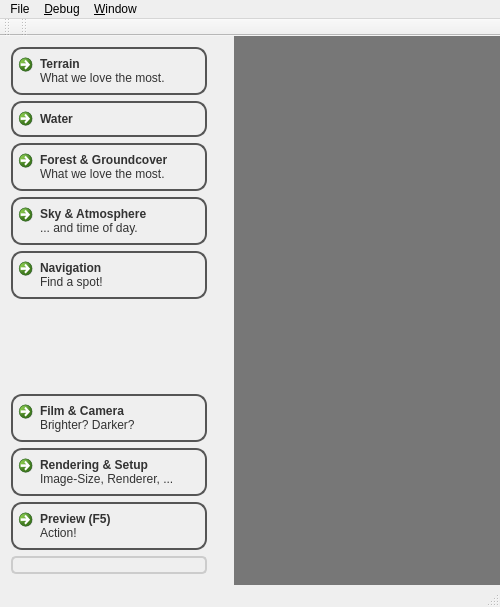
<?xml version="1.0" encoding="UTF-8"?>
<ui version="4.0">
 <class>MainWindow</class>
 <widget class="QMainWindow" name="MainWindow">
  <property name="geometry">
   <rect>
    <x>0</x>
    <y>0</y>
    <width>500</width>
    <height>607</height>
   </rect>
  </property>
  <property name="windowTitle">
   <string>picogen:CosyGui</string>
  </property>
  <property name="styleSheet">
   <string notr="true">#centralWidget {
background: qlineargradient(x1: 0, y1: 0, x2:0, y2: 1,
stop: 0 #b6b6b6, stop: 0.08 #8f8f8f,
stop: 0.4 #727272,
stop: 0.9 #5c5c5c, stop: 1 #434343);
}

QTextEdit {
background: qlineargradient(x1: 0, y1: 0, x2:1, y2: 1,
stop: 0 #655, stop: 1 #555);
color:white;
}
QAbstractSpinBox, QLineEdit, QComboBox {
background: qlineargradient(x1: 0, y1: 0, x2:1, y2: 0,
stop: 0 #655, stop: 1 #556);
color:white;
border:1px solid #fff;
border-radius:4px;
}

QComboBox {
selection-color: white;
selection-background-color: brown;
}

QComboBox QListView { /* the popup */
color: blue;
background-color: qlineargradient(x1: 0, y1: 0, x2:1, y2: 0,
stop: 0 #655, stop: 1 #556);
selection-color: gray;
selection-background-color: cyan;
}


QGroupBox {
background-color: qlineargradient(x1: 0, y1: 0, x2: 0, y2: 1,
stop: 0 rgba(135,135,135,255), stop: 1 rgba(155,155,155,255));
border: 2px solid #ccc;
border-radius: 5px;
margin-top: 2ex; /* leave space at the top for the title */
}
QGroupBox::title {
subcontrol-origin: margin;
subcontrol-position: top center; /* position at the top center */
color:white;
}
/* note that below is a hack, simply setting that to &quot;transparent&quot; does not give good results, so we set it equal to QGroupBox bg-color */
#scrollAreaWidgetContents {
background-color: qlineargradient(x1: 0, y1: 0, x2: 0, y2: 1,
stop: 0 rgba(135,135,135,255), stop: 1 rgba(155,155,155,255));
}




QPushButton {
color: #333;
border: 2px solid #555;
border-radius: 11px;
padding: 5px;
background: qradialgradient(cx: 0.3, cy: -0.4,
fx: 0.3, fy: -0.4,
radius: 1.35, stop: 0 #fff, stop: 1 #858080);
min-width: 80px;
}
QPushButton:hover {
background: qradialgradient(cx: 0.3, cy: -0.4,
fx: 0.3, fy: 0.4,
radius: 1.35, stop: 0 #ffe5d0, stop: 1 #888);
}
QPushButton:pressed {
background: qradialgradient(cx: 0.4, cy: -0.1,
fx: 0.4, fy: -0.1,
radius: 1.35, stop: 0 #fff, stop: 1 #ddd);
}
QPushButton:checked:hover {
background: qradialgradient(cx: 0.3, cy: -0.4,
fx: 0.3, fy: 0.4,
radius: 1.35,
stop: 0 #eee, stop: 1 #bbb);
}



/* Main Frame *************************************************/
#mainFrame {
background-color: #777;
}

#selectKind {
}
#selectKind QPushButton {
color: #333;
border: 2px solid #555;
border-radius: 11px;
padding: 5px;
background: qradialgradient(cx: 0.3, cy: -0.4,
fx: 0.3, fy: -0.4,
radius: 1.35, stop: 0 #fff, stop: 1 #859080);
min-width: 80px;
}
#selectKind QPushButton:hover {
background: qradialgradient(cx: 0.3, cy: -0.4,
fx: 0.3, fy: 0.4,
radius: 1.35, stop: 0 #ffe5d0, stop: 1 #888);
}
#selectKind QPushButton:pressed {
background: qradialgradient(cx: 0.4, cy: -0.1,
fx: 0.4, fy: -0.1,
radius: 1.35, stop: 0 #fff, stop: 1 #ddd);
}
#easyKind {
border: 2px solid #555;
border-radius: 11px;
border: none;
background: qlineargradient(x1: 0, y1: 0, x2:0, y2: 1,
stop: 0 #a6c6b6, stop: 0.08 #7f9f8f,
stop: 0.4 #628272,
stop: 0.9 #4c7c5c, stop: 1 #335343);
}
#toughKind{
border: 2px solid #555;
border-radius: 11px;
border: none;
background: qlineargradient(x1: 0, y1: 0, x2:0, y2: 1,
stop: 0 #c6a6b6, stop: 0.08 #9f7f8f,
stop: 0.4 #826272,
stop: 0.9 #6c4c5c, stop: 1 #533343);
}



/* Stash Frame *************************************************/
StashFrame {
max-height:32px;
min-height:32px;
border: none;
background: qlineargradient(x1: 0, y1: 0, x2:0, y2: 1,
stop: 0 #a6a6b6, stop: 0.08 #7f7f8f,
stop: 0.4 #626272,
stop: 0.9 #4c4c5c, stop: 1 #333343);
}
StashFrame QLabel {
font-weight: bold;
font-size:16px;
color:#ddd;
spacing:0px;
/*font:bold italic large;*/
}
StashFrame QPushButton {
color: #333;
border: 2px solid #555;
border-radius: 11px;
padding: 5px;
background: qradialgradient(cx: 0.3, cy: -0.4,
fx: 0.3, fy: -0.4,
radius: 1.35, stop: 0 #fff, stop: 1 #859080);
min-width: 80px;
}
StashFrame QPushButton:hover {
background: qradialgradient(cx: 0.3, cy: -0.4,
fx: 0.3, fy: 0.4,
radius: 1.35, stop: 0 #ffe5d0, stop: 1 #888);
}
StashFrame QPushButton:pressed {
background: qradialgradient(cx: 0.4, cy: -0.1,
fx: 0.4, fy: -0.1,
radius: 1.35, stop: 0 #fff, stop: 1 #ddd);
}
StashFrame QPushButton:checked:hover {
background: qradialgradient(cx: 0.3, cy: -0.4,
fx: 0.3, fy: 0.4,
radius: 1.35,
stop: 0 #fed, stop: 1 #bbb);
}



/* Navigation Frame *************************************************/
/* largely inspired by http://thesmithfam.org/blog/2009/09/17/qt-stylesheets-button-bar-tutorial/ */
#navigationFrame {
border: none;
background: qlineargradient(x1: 0, y1: 0, x2:0, y2: 1,
stop: 0 #868686, stop: 0.08 #6f6f6f,
stop: 0.4 #626262,
stop: 0.9 #4c4c4c, stop: 1 #333333);
}
#navigationFrame QPushButton {
color: #333;
border: 2px solid #555;
border-radius: 11px;
padding: 5px;
background: qradialgradient(cx: 0.3, cy: -0.4,
fx: 0.3, fy: -0.4,
radius: 1.35, stop: 0 #fff, stop: 1 #888);
min-width: 80px;
}
#navigationFrame QPushButton:checked {
color: #333;
border: 2px solid #555;
border-radius: 11px;
padding: 5px;
background: qradialgradient(cx: 0.3, cy: -0.4,
fx: 0.3, fy: 0.4,
radius: 1.35,
stop: 0 #efd, stop: 1 #888);
min-width: 80px;
}
#navigationFrame QPushButton:hover {
background: qradialgradient(cx: 0.3, cy: -0.4,
fx: 0.3, fy: -0.4,
radius: 1.35, stop: 0 #fff, stop: 1 #bbb);
}
#navigationFrame QPushButton:pressed {
background: qradialgradient(cx: 0.4, cy: -0.1,
fx: 0.4, fy: -0.1,
radius: 1.35, stop: 0 #fff, stop: 1 #ddd);
}
#navigationFrame QPushButton:checked:hover {
background: qradialgradient(cx: 0.3, cy: -0.4,
fx: 0.3, fy: 0.4,
radius: 1.35,
stop: 0 #efd, stop: 1 #bbb);
}



/* Sub Navigation Frame *************************************************/
/* largely inspired by http://thesmithfam.org/blog/2009/09/17/qt-stylesheets-button-bar-tutorial/ */
#subNavigationFrame {
border: none;
background: qlineargradient(x1: 0, y1: 0, x2: 0, y2: 1,
stop: 0 #a6a6a6,
stop: 0.08 #7f7f7f,
stop: 0.39999 #717171,
stop: 0.4 #626262,
stop: 0.9 #4c4c4c,
stop: 1 #333333);
}
#subNavigationFrame QPushButton {
color: #333;
border: 2px solid #555;
border-radius: 11px;
padding: 5px;
background: qradialgradient(cx: 0.3, cy: -0.4,
fx: 0.3, fy: -0.4,
radius: 1.35, stop: 0 #fff, stop: 1 #888);
min-width: 80px;
}
#subNavigationFrame QPushButton:checked {
color: #333;
border: 2px solid #555;
border-radius: 11px;
padding: 5px;
background: qradialgradient(cx: 0.3, cy: -0.4,
fx: 0.3, fy: 0.4,
radius: 1.35,
stop: 0 #fed, stop: 1 #888);
min-width: 80px;
}
#subNavigationFrame QPushButton:hover {
background: qradialgradient(cx: 0.3, cy: -0.4,
fx: 0.3, fy: -0.4,
radius: 1.35, stop: 0 #fff, stop: 1 #bbb);
}
#subNavigationFrame QPushButton:pressed {
background: qradialgradient(cx: 0.4, cy: -0.1,
fx: 0.4, fy: -0.1,
radius: 1.35, stop: 0 #fff, stop: 1 #ddd);
}
#subNavigationFrame QPushButton:checked:hover {
background: qradialgradient(cx: 0.3, cy: -0.4,
fx: 0.3, fy: 0.4,
radius: 1.35,
stop: 0 #fed, stop: 1 #bbb);
}</string>
  </property>
  <widget class="QWidget" name="centralWidget">
   <layout class="QHBoxLayout" name="horizontalLayout">
    <property name="spacing">
     <number>8</number>
    </property>
    <property name="margin">
     <number>0</number>
    </property>
    <item>
     <widget class="QFrame" name="navigationFrame">
      <property name="sizePolicy">
       <sizepolicy hsizetype="Maximum" vsizetype="Preferred">
        <horstretch>0</horstretch>
        <verstretch>0</verstretch>
       </sizepolicy>
      </property>
      <property name="minimumSize">
       <size>
        <width>218</width>
        <height>0</height>
       </size>
      </property>
      <layout class="QVBoxLayout" name="verticalLayout">
       <item>
        <widget class="QCommandLinkButton" name="terrainCommandLink">
         <property name="sizePolicy">
          <sizepolicy hsizetype="Preferred" vsizetype="Preferred">
           <horstretch>0</horstretch>
           <verstretch>0</verstretch>
          </sizepolicy>
         </property>
         <property name="maximumSize">
          <size>
           <width>16777215</width>
           <height>16777215</height>
          </size>
         </property>
         <property name="text">
          <string>Terrain</string>
         </property>
         <property name="icon">
          <iconset>
           <normaloff>:/toplevel-navigation/resources/dellipack_freeforcommercial_landscape.png</normaloff>:/toplevel-navigation/resources/dellipack_freeforcommercial_landscape.png</iconset>
         </property>
         <property name="iconSize">
          <size>
           <width>40</width>
           <height>48</height>
          </size>
         </property>
         <property name="checkable">
          <bool>true</bool>
         </property>
         <property name="description">
          <string>What we love the most.</string>
         </property>
        </widget>
       </item>
       <item>
        <widget class="QCommandLinkButton" name="waterCommandLink">
         <property name="sizePolicy">
          <sizepolicy hsizetype="Preferred" vsizetype="Preferred">
           <horstretch>0</horstretch>
           <verstretch>0</verstretch>
          </sizepolicy>
         </property>
         <property name="maximumSize">
          <size>
           <width>16777215</width>
           <height>16777215</height>
          </size>
         </property>
         <property name="text">
          <string>Water</string>
         </property>
         <property name="iconSize">
          <size>
           <width>40</width>
           <height>48</height>
          </size>
         </property>
         <property name="checkable">
          <bool>true</bool>
         </property>
        </widget>
       </item>
       <item>
        <widget class="QCommandLinkButton" name="forestCommandLink">
         <property name="sizePolicy">
          <sizepolicy hsizetype="Preferred" vsizetype="Preferred">
           <horstretch>0</horstretch>
           <verstretch>0</verstretch>
          </sizepolicy>
         </property>
         <property name="maximumSize">
          <size>
           <width>16777215</width>
           <height>16777215</height>
          </size>
         </property>
         <property name="text">
          <string>Forest &amp;&amp; Groundcover</string>
         </property>
         <property name="icon">
          <iconset>
           <normaloff>:/toplevel-navigation/resources/greenpack_cc-attribution-noncommercial-sharealike_flora.png</normaloff>:/toplevel-navigation/resources/greenpack_cc-attribution-noncommercial-sharealike_flora.png</iconset>
         </property>
         <property name="iconSize">
          <size>
           <width>40</width>
           <height>48</height>
          </size>
         </property>
         <property name="checkable">
          <bool>true</bool>
         </property>
         <property name="description">
          <string>What we love the most.</string>
         </property>
        </widget>
       </item>
       <item>
        <widget class="QCommandLinkButton" name="sunskyCommandLink">
         <property name="sizePolicy">
          <sizepolicy hsizetype="Preferred" vsizetype="Preferred">
           <horstretch>0</horstretch>
           <verstretch>0</verstretch>
          </sizepolicy>
         </property>
         <property name="text">
          <string>Sky &amp;&amp; Atmosphere</string>
         </property>
         <property name="icon">
          <iconset resource="resources.qrc">
           <normaloff>:/toplevel-navigation/skyatmosphere</normaloff>:/toplevel-navigation/skyatmosphere</iconset>
         </property>
         <property name="iconSize">
          <size>
           <width>40</width>
           <height>48</height>
          </size>
         </property>
         <property name="checkable">
          <bool>true</bool>
         </property>
         <property name="description">
          <string>... and time of day.</string>
         </property>
        </widget>
       </item>
       <item>
        <widget class="QCommandLinkButton" name="navigationCommandLink">
         <property name="sizePolicy">
          <sizepolicy hsizetype="Preferred" vsizetype="Preferred">
           <horstretch>0</horstretch>
           <verstretch>0</verstretch>
          </sizepolicy>
         </property>
         <property name="text">
          <string>Navigation</string>
         </property>
         <property name="icon">
          <iconset>
           <normaloff>:/toplevel-navigation/resources/oldschool_freefornoncommercial_navigation.png</normaloff>:/toplevel-navigation/resources/oldschool_freefornoncommercial_navigation.png</iconset>
         </property>
         <property name="iconSize">
          <size>
           <width>40</width>
           <height>48</height>
          </size>
         </property>
         <property name="checkable">
          <bool>true</bool>
         </property>
         <property name="description">
          <string>Find a spot!</string>
         </property>
        </widget>
       </item>
       <item>
        <spacer name="verticalSpacer">
         <property name="orientation">
          <enum>Qt::Vertical</enum>
         </property>
         <property name="sizeHint" stdset="0">
          <size>
           <width>20</width>
           <height>40</height>
          </size>
         </property>
        </spacer>
       </item>
       <item>
        <widget class="QCommandLinkButton" name="filmCommandLink">
         <property name="sizePolicy">
          <sizepolicy hsizetype="Preferred" vsizetype="Preferred">
           <horstretch>0</horstretch>
           <verstretch>0</verstretch>
          </sizepolicy>
         </property>
         <property name="maximumSize">
          <size>
           <width>16777215</width>
           <height>16777215</height>
          </size>
         </property>
         <property name="text">
          <string>Film &amp;&amp; Camera</string>
         </property>
         <property name="icon">
          <iconset>
           <normaloff>:/toplevel-navigation/resources/darkglass_gpl_film.png</normaloff>:/toplevel-navigation/resources/darkglass_gpl_film.png</iconset>
         </property>
         <property name="iconSize">
          <size>
           <width>40</width>
           <height>48</height>
          </size>
         </property>
         <property name="checkable">
          <bool>true</bool>
         </property>
         <property name="description">
          <string>Brighter? Darker?</string>
         </property>
        </widget>
       </item>
       <item>
        <widget class="QCommandLinkButton" name="renderingSetupCommandLink">
         <property name="sizePolicy">
          <sizepolicy hsizetype="Preferred" vsizetype="Preferred">
           <horstretch>0</horstretch>
           <verstretch>0</verstretch>
          </sizepolicy>
         </property>
         <property name="maximumSize">
          <size>
           <width>16777215</width>
           <height>16777215</height>
          </size>
         </property>
         <property name="text">
          <string>Rendering &amp;&amp; Setup</string>
         </property>
         <property name="icon">
          <iconset resource="resources.qrc">
           <normaloff>:/toplevel-navigation/resources/oxygen_gpl_screen.png</normaloff>:/toplevel-navigation/resources/oxygen_gpl_screen.png</iconset>
         </property>
         <property name="iconSize">
          <size>
           <width>40</width>
           <height>48</height>
          </size>
         </property>
         <property name="checkable">
          <bool>true</bool>
         </property>
         <property name="description">
          <string>Image-Size, Renderer, ...</string>
         </property>
        </widget>
       </item>
       <item>
        <widget class="QCommandLinkButton" name="renderCommandLink">
         <property name="sizePolicy">
          <sizepolicy hsizetype="Preferred" vsizetype="Preferred">
           <horstretch>0</horstretch>
           <verstretch>0</verstretch>
          </sizepolicy>
         </property>
         <property name="text">
          <string>Preview (F5)</string>
         </property>
         <property name="icon">
          <iconset>
           <normaloff>:/toplevel-navigation/resources/sleekxp_cc-noncommercial_render.png</normaloff>:/toplevel-navigation/resources/sleekxp_cc-noncommercial_render.png</iconset>
         </property>
         <property name="iconSize">
          <size>
           <width>48</width>
           <height>48</height>
          </size>
         </property>
         <property name="shortcut">
          <string>F5</string>
         </property>
         <property name="description">
          <string>Action!</string>
         </property>
        </widget>
       </item>
       <item>
        <widget class="QGroupBox" name="groupBox">
         <property name="title">
          <string/>
         </property>
         <layout class="QVBoxLayout" name="verticalLayout_3">
          <property name="margin">
           <number>0</number>
          </property>
          <item>
           <widget class="RenderWidget" name="renderWidget" native="true"/>
          </item>
         </layout>
        </widget>
       </item>
      </layout>
     </widget>
    </item>
    <item>
     <widget class="AppNavigation" name="appNavigation">
      <property name="frameShape">
       <enum>QFrame::StyledPanel</enum>
      </property>
      <property name="frameShadow">
       <enum>QFrame::Raised</enum>
      </property>
     </widget>
    </item>
    <item>
     <widget class="QFrame" name="mainFrame">
      <property name="frameShape">
       <enum>QFrame::NoFrame</enum>
      </property>
      <layout class="QVBoxLayout" name="verticalLayout_4">
       <property name="spacing">
        <number>0</number>
       </property>
       <property name="margin">
        <number>0</number>
       </property>
       <item>
        <widget class="QStackedWidget" name="stackedWidget">
         <property name="currentIndex">
          <number>4</number>
         </property>
         <widget class="picogen::qt4::FilmSettingsAndCamera" name="filmSettingsAndCamera"/>
         <widget class="picogen::qt4::NavigationWindow" name="navigation"/>
         <widget class="picogen::qt4::TerrainWindow" name="terrain"/>
         <widget class="picogen::qt4::SunSkyWindow" name="sunSky"/>
         <widget class="picogen::qt4::TwinRenderSettingsWindow" name="renderingSetup"/>
         <widget class="picogen::qt4::WaterWindow" name="water"/>
        </widget>
       </item>
      </layout>
     </widget>
    </item>
   </layout>
  </widget>
  <widget class="QMenuBar" name="menuBar">
   <property name="geometry">
    <rect>
     <x>0</x>
     <y>0</y>
     <width>500</width>
     <height>23</height>
    </rect>
   </property>
   <widget class="QMenu" name="menuFile">
    <property name="title">
     <string>File</string>
    </property>
    <addaction name="actionSave"/>
    <addaction name="actionLoad"/>
   </widget>
   <widget class="QMenu" name="menu_Debug">
    <property name="title">
     <string>&amp;Debug</string>
    </property>
    <addaction name="action_Stylesheet"/>
    <addaction name="actionShow_redshift_file"/>
    <addaction name="actionShow_redshift_file_used_for_last_rendering"/>
   </widget>
   <widget class="QMenu" name="menu_Window">
    <property name="title">
     <string>&amp;Window</string>
    </property>
    <addaction name="actionCompact_left_pane"/>
   </widget>
   <addaction name="menuFile"/>
   <addaction name="menu_Debug"/>
   <addaction name="menu_Window"/>
  </widget>
  <widget class="QToolBar" name="mainToolBar">
   <attribute name="toolBarArea">
    <enum>TopToolBarArea</enum>
   </attribute>
   <attribute name="toolBarBreak">
    <bool>false</bool>
   </attribute>
  </widget>
  <widget class="QStatusBar" name="statusBar"/>
  <widget class="QToolBar" name="toolBar">
   <property name="windowTitle">
    <string>toolBar</string>
   </property>
   <attribute name="toolBarArea">
    <enum>TopToolBarArea</enum>
   </attribute>
   <attribute name="toolBarBreak">
    <bool>false</bool>
   </attribute>
  </widget>
  <action name="actionSave">
   <property name="text">
    <string>&amp;Save</string>
   </property>
   <property name="shortcut">
    <string>Ctrl+S</string>
   </property>
  </action>
  <action name="actionLoad">
   <property name="text">
    <string>&amp;Load</string>
   </property>
   <property name="shortcut">
    <string>Ctrl+L</string>
   </property>
  </action>
  <action name="action_Stylesheet">
   <property name="text">
    <string>&amp;Stylesheet</string>
   </property>
  </action>
  <action name="actionShow_redshift_file">
   <property name="text">
    <string>Show &amp;redshift file</string>
   </property>
  </action>
  <action name="actionShow_redshift_file_used_for_last_rendering">
   <property name="text">
    <string>Show redshift file used for last rendering</string>
   </property>
  </action>
  <action name="actionCompact_left_pane">
   <property name="checkable">
    <bool>true</bool>
   </property>
   <property name="text">
    <string>Compact left pane</string>
   </property>
   <property name="shortcut">
    <string>Ctrl+H</string>
   </property>
  </action>
 </widget>
 <layoutdefault spacing="6" margin="11"/>
 <customwidgets>
  <customwidget>
   <class>RenderWidget</class>
   <extends>QWidget</extends>
   <header>renderwidget.h</header>
   <container>1</container>
  </customwidget>
  <customwidget>
   <class>picogen::qt4::TerrainWindow</class>
   <extends>QWidget</extends>
   <header>terrainwindow.h</header>
   <container>1</container>
  </customwidget>
  <customwidget>
   <class>picogen::qt4::SunSkyWindow</class>
   <extends>QWidget</extends>
   <header>sunskywindow.h</header>
   <container>1</container>
  </customwidget>
  <customwidget>
   <class>picogen::qt4::NavigationWindow</class>
   <extends>QWidget</extends>
   <header>navigationwindow.h</header>
   <container>1</container>
  </customwidget>
  <customwidget>
   <class>picogen::qt4::TwinRenderSettingsWindow</class>
   <extends>QWidget</extends>
   <header>twinrendersettingswindow.h</header>
   <container>1</container>
  </customwidget>
  <customwidget>
   <class>picogen::qt4::WaterWindow</class>
   <extends>QWidget</extends>
   <header>waterwindow.h</header>
   <container>1</container>
  </customwidget>
  <customwidget>
   <class>picogen::qt4::FilmSettingsAndCamera</class>
   <extends>QWidget</extends>
   <header>filmsettingsandcamera.h</header>
   <container>1</container>
  </customwidget>
  <customwidget>
   <class>AppNavigation</class>
   <extends>QFrame</extends>
   <header>appnavigation.h</header>
   <container>1</container>
  </customwidget>
 </customwidgets>
 <resources>
  <include location="resources.qrc"/>
 </resources>
 <connections/>
</ui>
